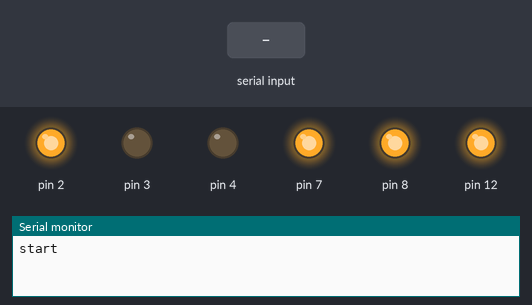
Simulated run of this sketch. Board: Arduino Uno, built with avr-gcc and run on an emulated ATmega328P. Parts: output pins drawn as LEDs (lit = HIGH), the last lines printed to the serial monitor. Inputs (shaded band) come from the test bench.

Above: at 1.2 s.
1.3 s: "a" received over the second serial link
At 1.8 s:
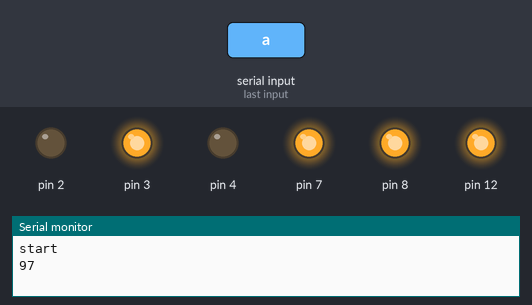
2.8 s: "b" received over the second serial link
At 4.0 s:
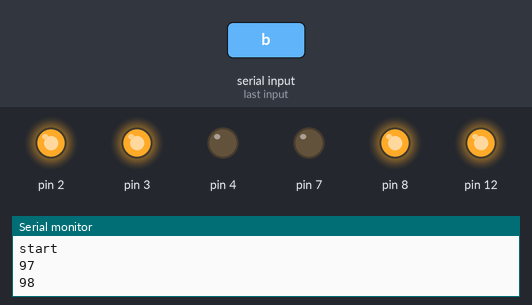
4.3 s: "c" received over the second serial link
At 5.2 s:
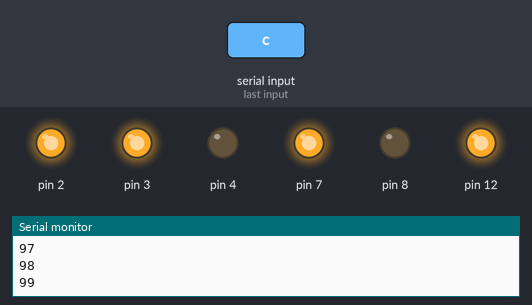
5.8 s: "d" received over the second serial link
At 6.4 s:
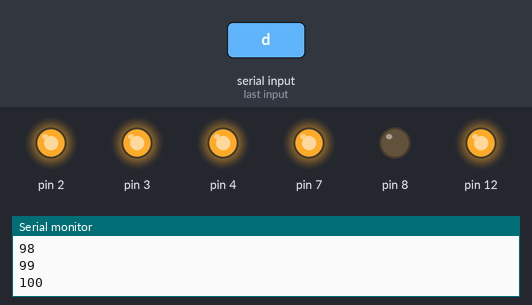
7.3 s: "f" received over the second serial link
At 8.5 s:
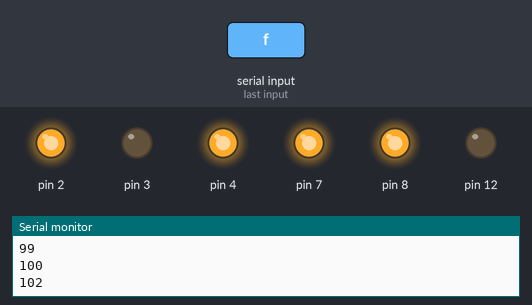
8.8 s: "e" received over the second serial link
At 9.9 s:
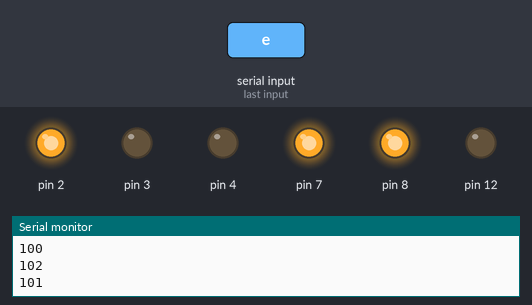
Timing chart, 0 to 11.3 s (numbered marks = the images above; inputs shaded):
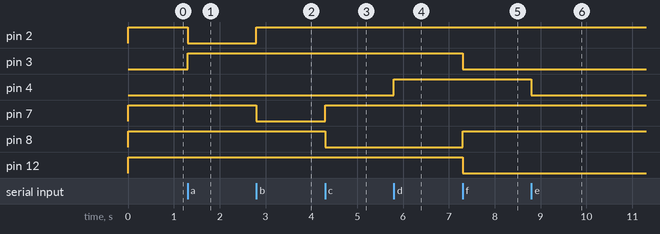

Measured:
- after the input at 1.3 s, pin 2: HIGH → LOW at once; pin 3: LOW → HIGH at once
- after the input at 2.8 s, pin 2: LOW → HIGH at once; pin 7: HIGH → LOW at once
- after the input at 4.3 s, pin 7: LOW → HIGH at once; pin 8: HIGH → LOW at once
- after the input at 5.8 s, pin 4: LOW → HIGH at once
- after the input at 7.3 s, pin 3, pin 12: HIGH → LOW at once; pin 8: LOW → HIGH at once
- after the input at 8.8 s, pin 4: HIGH → LOW at once

The sketch:

sketch_oct13a.ino
```cpp
//0、1腳位可以直接給藍牙就不用額外再定義了，13腳位是預設給arduino板子上的LED燈
#include <SoftwareSerial.h>
#include <Wire.h>  //引用二個函式庫SoftwareSerial及Wire SoftwareSerial
SoftwareSerial BT(10, 11); //定義PIN10及PIN11分別為RX及TX腳位
int LED;
void setup() {
  pinMode(3, OUTPUT);
  pinMode(4, OUTPUT);
  pinMode(2, OUTPUT);
  pinMode(7, OUTPUT);
  pinMode(8, OUTPUT);
  pinMode(12, OUTPUT);
  Serial.begin(9600); //Arduino起始鮑率9600
  BT.begin(9600); //藍牙鮑率57600
  //(注意！此鮑率每個藍牙晶片不一定相同，請先確認完再填寫進去)
  Serial.println("start");
  digitalWrite(2, HIGH);
  digitalWrite(7, HIGH);
  digitalWrite(8, HIGH);
  digitalWrite(12, HIGH);
}

void loop() {
  if (BT.available() > 0) {
    LED = BT.read();
    Serial.print(LED);
    Serial.println("");
  }

  if (LED == 'a') {//呼吸燈
    digitalWrite(3, HIGH);

    digitalWrite(2, LOW);
    digitalWrite(7, HIGH);
    digitalWrite(8, HIGH);
    digitalWrite(12, HIGH);

  }
  if (LED == 'b') {//恆亮
    digitalWrite(3, HIGH);

    digitalWrite(2, HIGH);
    digitalWrite(7, LOW);
    digitalWrite(8, HIGH);
    digitalWrite(12, HIGH);;
  }
  if (LED == 'c') {//閃爍
    digitalWrite(3, HIGH);

    digitalWrite(2, HIGH);
    digitalWrite(7, HIGH);
    digitalWrite(8, LOW);
    digitalWrite(12, HIGH);
  }

  if (LED == 'd') {
    digitalWrite(4, HIGH);
  }
  if (LED == 'e') {
    digitalWrite(4, LOW);
  }

  if (LED == 'f') {//停止
    digitalWrite(2, HIGH);
    digitalWrite(7, HIGH);
    digitalWrite(8, HIGH);
    digitalWrite(12, LOW);
    digitalWrite(3,LOW);
  }


}
```
